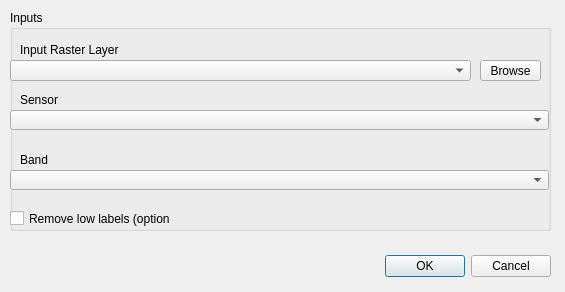
<?xml version="1.0" encoding="UTF-8"?>
<ui version="4.0">
 <class>Dialog</class>
 <widget class="QDialog" name="Dialog">
  <property name="geometry">
   <rect>
    <x>0</x>
    <y>0</y>
    <width>565</width>
    <height>292</height>
   </rect>
  </property>
  <property name="windowTitle">
   <string>Dialog</string>
  </property>
  <widget class="QDialogButtonBox" name="buttonBox">
   <property name="geometry">
    <rect>
     <x>210</x>
     <y>250</y>
     <width>341</width>
     <height>32</height>
    </rect>
   </property>
   <property name="orientation">
    <enum>Qt::Horizontal</enum>
   </property>
   <property name="standardButtons">
    <set>QDialogButtonBox::Cancel|QDialogButtonBox::Ok</set>
   </property>
  </widget>
  <widget class="QWidget" name="verticalLayoutWidget">
   <property name="geometry">
    <rect>
     <x>10</x>
     <y>10</y>
     <width>541</width>
     <height>221</height>
    </rect>
   </property>
   <layout class="QVBoxLayout" name="verticalLayout"/>
  </widget>
  <widget class="QGroupBox" name="groupBox">
   <property name="geometry">
    <rect>
     <x>10</x>
     <y>10</y>
     <width>541</width>
     <height>221</height>
    </rect>
   </property>
   <property name="title">
    <string>Inputs</string>
   </property>
   <widget class="QComboBox" name="sensorBox">
    <property name="geometry">
     <rect>
      <x>0</x>
      <y>100</y>
      <width>539</width>
      <height>20</height>
     </rect>
    </property>
    <item>
     <property name="text">
      <string/>
     </property>
    </item>
    <item>
     <property name="text">
      <string>Landsat 8</string>
     </property>
    </item>
    <item>
     <property name="text">
      <string>Landsat 4-5, 7</string>
     </property>
    </item>
   </widget>
   <widget class="QComboBox" name="bandBox">
    <property name="geometry">
     <rect>
      <x>0</x>
      <y>160</y>
      <width>539</width>
      <height>20</height>
     </rect>
    </property>
    <item>
     <property name="text">
      <string/>
     </property>
    </item>
    <item>
     <property name="text">
      <string>BQA</string>
     </property>
    </item>
    <item>
     <property name="text">
      <string>pixel_qa</string>
     </property>
    </item>
    <item>
     <property name="text">
      <string>radsat_qa</string>
     </property>
    </item>
    <item>
     <property name="text">
      <string>sr_cloud_qa</string>
     </property>
    </item>
    <item>
     <property name="text">
      <string>sr_aerosol</string>
     </property>
    </item>
   </widget>
   <widget class="QLabel" name="label">
    <property name="geometry">
     <rect>
      <x>10</x>
      <y>30</y>
      <width>100</width>
      <height>20</height>
     </rect>
    </property>
    <property name="text">
     <string>Input Raster Layer</string>
    </property>
   </widget>
   <widget class="QLabel" name="label_2">
    <property name="geometry">
     <rect>
      <x>10</x>
      <y>80</y>
      <width>100</width>
      <height>20</height>
     </rect>
    </property>
    <property name="text">
     <string>Sensor</string>
    </property>
   </widget>
   <widget class="QLabel" name="label_3">
    <property name="geometry">
     <rect>
      <x>10</x>
      <y>140</y>
      <width>100</width>
      <height>20</height>
     </rect>
    </property>
    <property name="text">
     <string>Band</string>
    </property>
   </widget>
   <widget class="QToolButton" name="browseButton">
    <property name="geometry">
     <rect>
      <x>470</x>
      <y>50</y>
      <width>61</width>
      <height>21</height>
     </rect>
    </property>
    <property name="text">
     <string>Browse</string>
    </property>
   </widget>
   <widget class="QComboBox" name="rasterBox">
    <property name="geometry">
     <rect>
      <x>0</x>
      <y>50</y>
      <width>461</width>
      <height>21</height>
     </rect>
    </property>
   </widget>
   <widget class="QCheckBox" name="rmLowBox">
    <property name="geometry">
     <rect>
      <x>0</x>
      <y>200</y>
      <width>161</width>
      <height>17</height>
     </rect>
    </property>
    <property name="text">
     <string>Remove low labels (optional)</string>
    </property>
   </widget>
  </widget>
 </widget>
 <resources/>
 <connections>
  <connection>
   <sender>buttonBox</sender>
   <signal>accepted()</signal>
   <receiver>Dialog</receiver>
   <slot>accept()</slot>
   <hints>
    <hint type="sourcelabel">
     <x>248</x>
     <y>254</y>
    </hint>
    <hint type="destinationlabel">
     <x>157</x>
     <y>274</y>
    </hint>
   </hints>
  </connection>
  <connection>
   <sender>buttonBox</sender>
   <signal>rejected()</signal>
   <receiver>Dialog</receiver>
   <slot>reject()</slot>
   <hints>
    <hint type="sourcelabel">
     <x>316</x>
     <y>260</y>
    </hint>
    <hint type="destinationlabel">
     <x>286</x>
     <y>274</y>
    </hint>
   </hints>
  </connection>
 </connections>
</ui>
